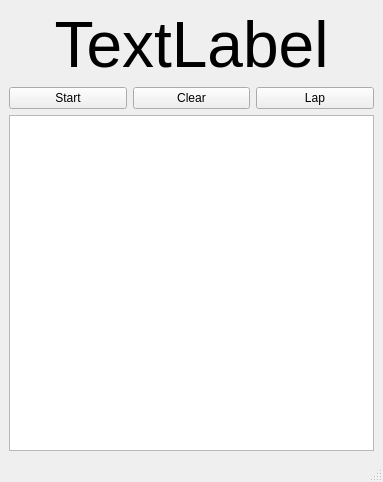
<?xml version="1.0" encoding="UTF-8"?>
<ui version="4.0">
 <class>MainWindow</class>
 <widget class="QMainWindow" name="MainWindow">
  <property name="geometry">
   <rect>
    <x>0</x>
    <y>0</y>
    <width>383</width>
    <height>482</height>
   </rect>
  </property>
  <property name="minimumSize">
   <size>
    <width>280</width>
    <height>380</height>
   </size>
  </property>
  <property name="windowTitle">
   <string>MainWindow</string>
  </property>
  <widget class="QWidget" name="centralwidget">
   <layout class="QGridLayout" name="gridLayout">
    <item row="0" column="0">
     <widget class="QLabel" name="l_time">
      <property name="font">
       <font>
        <pointsize>48</pointsize>
       </font>
      </property>
      <property name="text">
       <string>TextLabel</string>
      </property>
      <property name="alignment">
       <set>Qt::AlignmentFlag::AlignCenter</set>
      </property>
     </widget>
    </item>
    <item row="1" column="0">
     <layout class="QHBoxLayout" name="horizontalLayout">
      <item>
       <widget class="QPushButton" name="pb_timer">
        <property name="text">
         <string>Start</string>
        </property>
       </widget>
      </item>
      <item>
       <widget class="QPushButton" name="pb_clear">
        <property name="text">
         <string>Clear</string>
        </property>
       </widget>
      </item>
      <item>
       <widget class="QPushButton" name="pb_lap">
        <property name="text">
         <string>Lap</string>
        </property>
       </widget>
      </item>
     </layout>
    </item>
    <item row="2" column="0">
     <widget class="QTextBrowser" name="tb_laps"/>
    </item>
   </layout>
  </widget>
  <widget class="QMenuBar" name="menubar">
   <property name="geometry">
    <rect>
     <x>0</x>
     <y>0</y>
     <width>383</width>
     <height>21</height>
    </rect>
   </property>
  </widget>
  <widget class="QStatusBar" name="statusbar"/>
 </widget>
 <resources/>
 <connections/>
</ui>
